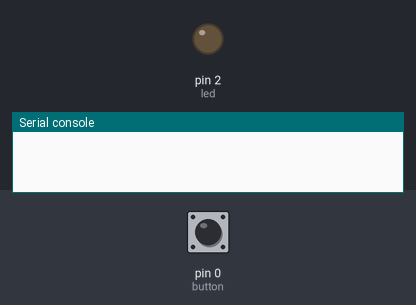
A program run on a simulated MicroPython board. Shown: output pins drawn as LEDs (lit = HIGH), the last lines printed to the serial console. The inputs (shaded band) are chosen by the test bench; at power-on: pin 0 (button) HIGH.

Above: at 1.2 s.
1.3 s: pin 0 (button) pulled LOW for 0.15 s
At 1.7 s:
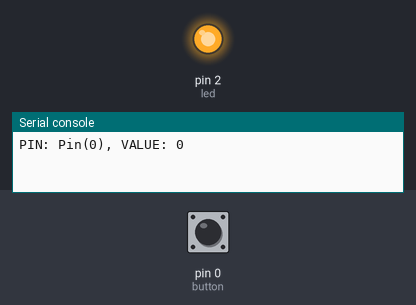
Timing chart, 0 to 4.3 s (numbered marks = the images above; inputs shaded):
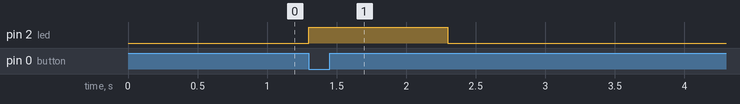

Measured:
- after the input at 1.3 s, pin 2 (led): LOW → HIGH at once, → LOW 1.0 s later

The program:

practice07-00.py
```python
import time
from machine import Pin

led = Pin(2, Pin.OUT)
button = Pin(0, Pin.IN)

# 呼び出したい関数
def button_push(pin):
    print(f'PIN: {pin}, VALUE: {pin.value()}')
    led.on()
    time.sleep(1)
    led.off()

button.irq(trigger=Pin.IRQ_FALLING, handler=button_push)  # 値が1->0になったら関数を呼び出し

while True:
    time.sleep(1)
```
